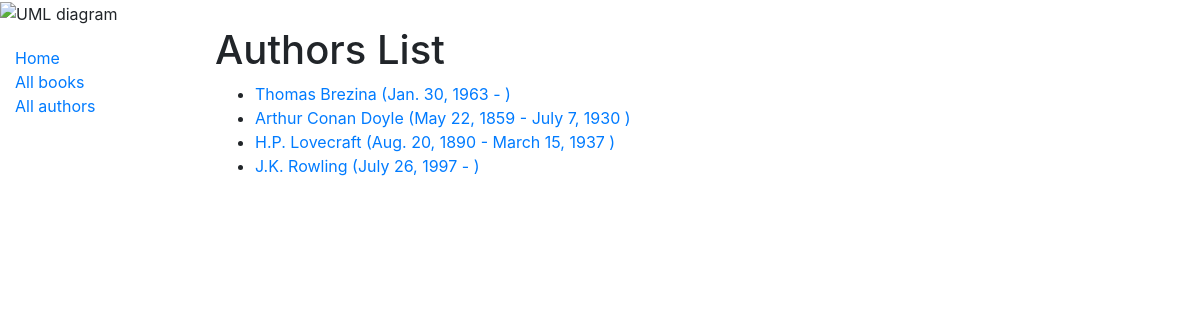
Screenshot of /catalog/authors/ with the database file from the repository.
### catalog/models.py (models this page shows, shortened)
class Author(models.Model):
    first_name = models.CharField(max_length=100)
    last_name = models.CharField(max_length=100)
    date_of_birth = models.DateField(null=True, blank=True)
    date_of_death = models.DateField('died', null=True, blank=True)
    class Meta:
        ordering = ['last_name', 'first_name']
    def get_absolute_url(self):
        return reverse('author-detail', args=[str(self.id)])

### catalog/views.py (the view)
# urls.py: path('authors/', views.AuthorListView.as_view(), name='authors'),
class AuthorListView(generic.ListView):
    model = Author
    paginate_by = 10

### catalog/templates/catalog/author_list.html
{% extends "base_generic.html" %}
{% block content %}
  <h1>Authors List</h1>
  {% if author_list %}
  <ul>
    {% for author in author_list %}
      <li>
        <a href="{{ author.get_absolute_url }}">{{ author.first_name }} {{author.last_name}} ({{ author.date_of_birth }} - {% if author.date_of_death != null %} {{ author.date_of_death }} {% endif %})</a>
      </li>
    {% endfor %}
  </ul>
  {% else %}
    <p>There are no authors in the library yet.</p>
  {% endif %}
{% endblock %}

### rows the page displays
Author: first_name "Thomas", last_name "Brezina", date_of_birth "Jan. 30, 1963"
Author: first_name "Arthur", last_name "Conan Doyle", date_of_birth "May 22, 1859", date_of_death "July 7, 1930"
Author: first_name "H.P.", last_name "Lovecraft", date_of_birth "Aug. 20, 1890", date_of_death "March 15, 1937"
Author: first_name "J.K.", last_name "Rowling", date_of_birth "July 26, 1997"
